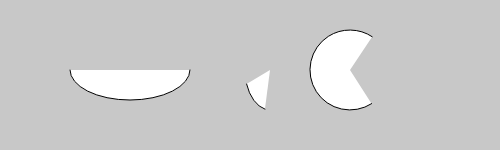
Frame 1 (no input)
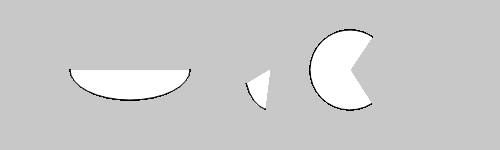
Frame 60 (no input)
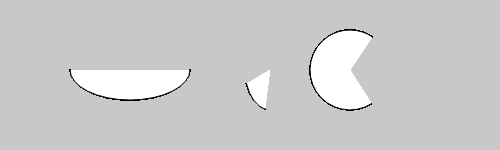
Frame 120 (the mouse pressed at the canvas centre since frame 60)

The p5.js sketch that drew these frames (run headless with seeded random() and noise() and a simulated clock; from frame 60 on, the mouse is pressed at the canvas centre):

// p5.js sketch
// ── sketch.js
function setup() {
	createCanvas(500, 150);
	background(200);
}
function draw() {
	arc(130, 70, 120, 60, 0, 3.14);
	arc(270, 70, 50, 80, 1.7, 2.6);
	arc(350, 70, 80, 80, 1, 5.3);
}
